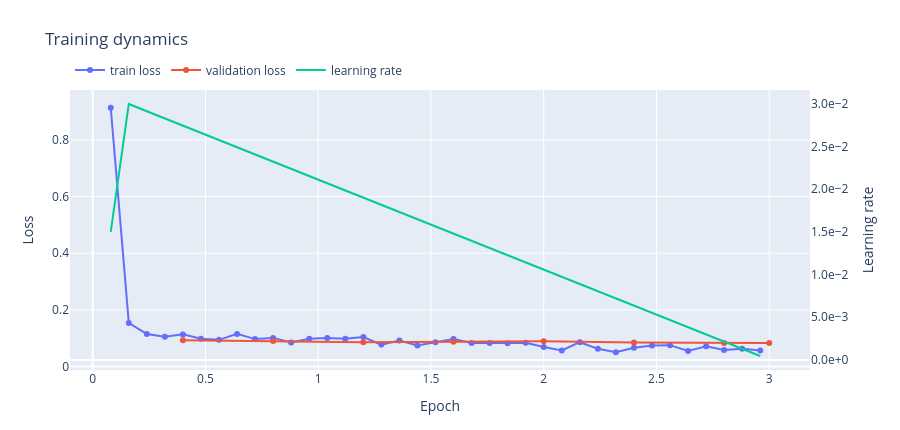

This figure's notebook cell:
### Markdown cell above
`Trainer.state.log_history` содержит training loss, validation loss и learning rate.

Все три ряда отображаются на одном интерактивном Plotly-графике:

- train loss и validation loss используют левую Y-ось;
- learning rate использует правую Y-ось;
- общая X-ось показывает epoch.

### Code cell
train_loss_points = [
    (
        entry["epoch"],
        entry["loss"],
    )
    for entry in training_history
    if (
        "loss" in entry
        and "eval_loss" not in entry
        and "epoch" in entry
    )
]

eval_loss_points = [
    (
        entry["epoch"],
        entry["eval_loss"],
    )
    for entry in training_history
    if (
        "eval_loss" in entry
        and "epoch" in entry
    )
]

learning_rate_points = [
    (
        entry["epoch"],
        entry["learning_rate"],
    )
    for entry in training_history
    if (
        "learning_rate" in entry
        and "epoch" in entry
    )
]

training_fig = go.Figure()

if train_loss_points:
    (
        train_epochs,
        train_losses,
    ) = zip(
        *train_loss_points
    )

    training_fig.add_trace(
        go.Scatter(
            x=train_epochs,
            y=train_losses,
            mode="lines+markers",
            name="train loss",
            yaxis="y",
        )
    )

if eval_loss_points:
    (
        eval_epochs,
        eval_losses,
    ) = zip(
        *eval_loss_points
    )

    training_fig.add_trace(
        go.Scatter(
            x=eval_epochs,
            y=eval_losses,
            mode="lines+markers",
            name="validation loss",
            yaxis="y",
        )
    )

if learning_rate_points:
    (
        lr_epochs,
        learning_rates,
    ) = zip(
        *learning_rate_points
    )

    training_fig.add_trace(
        go.Scatter(
            x=lr_epochs,
            y=learning_rates,
            mode="lines",
            name="learning rate",
            yaxis="y2",
        )
    )

training_fig.update_layout(
    title="Training dynamics",
    height=430,

    xaxis={
        "title": "Epoch",
    },

    yaxis={
        "title": "Loss",
    },

    yaxis2={
        "title": "Learning rate",
        "overlaying": "y",
        "side": "right",
        "tickformat": ".1e",
        "showgrid": False,
    },

    legend={
        "orientation": "h",
        "yanchor": "bottom",
        "y": 1.02,
        "xanchor": "left",
        "x": 0,
    },

    margin={
        "l": 70,
        "r": 90,
        "t": 90,
        "b": 60,
    },
)

training_fig.show()

### Figure 1 — Plotly figure (JSON) as saved in the notebook; plotly's stock layout.template omitted (floating-point values rounded to 4 significant figures)
{"data": [{"mode": "lines+markers", "name": "train loss", "type": "scatter", "x": [0.08, 0.16, 0.24, 0.32, 0.4, 0.48, 0.56, 0.64, 0.72, 0.8, 0.88, 0.96, 1.04, 1.12, 1.2, 1.28, 1.36, 1.44, 1.52, 1.6, 1.68, 1.76, 1.84, 1.92, 2, 2.08, 2.16, 2.24, 2.32, 2.4, 2.48, 2.56, 2.64, 2.72, 2.8, 2.88, 2.96], "y": [0.9132, 0.154, 0.1148, 0.1055, 0.1136, 0.09836, 0.09432, 0.1153, 0.09694, 0.1012, 0.085, 0.09813, 0.1007, 0.09787, 0.1044, 0.07747, 0.09195, 0.07427, 0.08595, 0.09716, 0.08331, 0.08276, 0.08246, 0.08421, 0.06893, 0.05684, 0.08599, 0.06259, 0.05053, 0.06631, 0.07408, 0.07555, 0.05491, 0.07145, 0.05831, 0.06324, 0.05698], "yaxis": "y"}, {"mode": "lines+markers", "name": "validation loss", "type": "scatter", "x": [0.4, 0.8, 1.2, 1.6, 2, 2.4, 2.8, 3], "y": [0.09256, 0.09026, 0.08616, 0.08792, 0.08928, 0.08472, 0.08334, 0.08354], "yaxis": "y"}, {"mode": "lines", "name": "learning rate", "type": "scatter", "x": [0.08, 0.16, 0.24, 0.32, 0.4, 0.48, 0.56, 0.64, 0.72, 0.8, 0.88, 0.96, 1.04, 1.12, 1.2, 1.28, 1.36, 1.44, 1.52, 1.6, 1.68, 1.76, 1.84, 1.92, 2, 2.08, 2.16, 2.24, 2.32, 2.4, 2.48, 2.56, 2.64, 2.72, 2.8, 2.88, 2.96], "y": [0.015, 0.02996, 0.02912, 0.02827, 0.02743, 0.02659, 0.02574, 0.0249, 0.02406, 0.02322, 0.02237, 0.02153, 0.02069, 0.01985, 0.019, 0.01816, 0.01732, 0.01647, 0.01563, 0.01479, 0.01395, 0.0131, 0.01226, 0.01142, 0.01058, 0.009733, 0.00889, 0.008048, 0.007205, 0.006362, 0.00552, 0.004677, 0.003834, 0.002992, 0.002149, 0.001306, 0.0004635], "yaxis": "y2"}], "layout": {"height": 430, "legend": {"orientation": "h", "x": 0, "xanchor": "left", "y": 1.02, "yanchor": "bottom"}, "margin": {"b": 60, "l": 70, "r": 90, "t": 90}, "title": {"text": "Training dynamics"}, "xaxis": {"title": {"text": "Epoch"}}, "yaxis": {"title": {"text": "Loss"}}, "yaxis2": {"overlaying": "y", "showgrid": false, "side": "right", "tickformat": ".1e", "title": {"text": "Learning rate"}}}}
